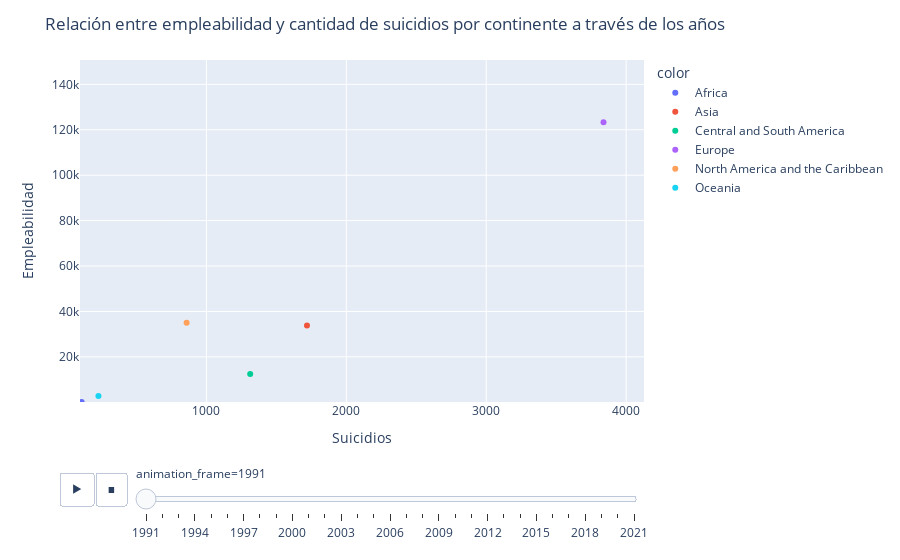

Notebook code cell kept with this figure:
### Code cell
fig = px.scatter(x=df_continent['EmploymentPopulationRatio'], y=df_continent['SuicideCount'], animation_frame=df_continent['Year'], animation_group=df_continent['RegionName'], hover_name=df_continent['RegionName'], color=df_continent['RegionName'], range_x=[min(df_continent['EmploymentPopulationRatio']), max(df_continent['EmploymentPopulationRatio'])], range_y=[min(df_continent['SuicideCount']), max(df_continent['SuicideCount'])])
fig.update_layout(title='Relación entre empleabilidad y cantidad de suicidios por continente a través de los años')
fig.update_xaxes(title_text='Suicidios')
fig.update_yaxes(title_text='Empleabilidad')
fig.show()

### Figure 1 — Plotly figure (JSON) as saved in the notebook; plotly's stock layout.template omitted (floating-point values rounded to 4 significant figures)
{"data": [{"hovertemplate": "<b>%{hovertext}</b><br><br>color=Africa<br>animation_frame=1991<br>x=%{x}<br>y=%{y}<extra></extra>", "hovertext": ["Africa"], "ids": ["Africa"], "legendgroup": "Africa", "marker": {"color": "#636efa", "symbol": "circle"}, "mode": "markers", "name": "Africa", "orientation": "v", "showlegend": true, "type": "scatter", "x": [108.0], "xaxis": "x", "y": [137], "yaxis": "y"}, {"hovertemplate": "<b>%{hovertext}</b><br><br>color=Asia<br>animation_frame=1991<br>x=%{x}<br>y=%{y}<extra></extra>", "hovertext": ["Asia"], "ids": ["Asia"], "legendgroup": "Asia", "marker": {"color": "#EF553B", "symbol": "circle"}, "mode": "markers", "name": "Asia", "orientation": "v", "showlegend": true, "type": "scatter", "x": [1719.0], "xaxis": "x", "y": [33855], "yaxis": "y"}, {"hovertemplate": "<b>%{hovertext}</b><br><br>color=Central and South America<br>animation_frame=1991<br>x=%{x}<br>y=%{y}<extra></extra>", "hovertext": ["Central and South America"], "ids": ["Central and South America"], "legendgroup": "Central and South America", "marker": {"color": "#00cc96", "symbol": "circle"}, "mode": "markers", "name": "Central and South America", "orientation": "v", "showlegend": true, "type": "scatter", "x": [1313.0], "xaxis": "x", "y": [12484], "yaxis": "y"}, {"hovertemplate": "<b>%{hovertext}</b><br><br>color=Europe<br>animation_frame=1991<br>x=%{x}<br>y=%{y}<extra></extra>", "hovertext": ["Europe"], "ids": ["Europe"], "legendgroup": "Europe", "marker": {"color": "#ab63fa", "symbol": "circle"}, "mode": "markers", "name": "Europe", "orientation": "v", "showlegend": true, "type": "scatter", "x": [3838.0], "xaxis": "x", "y": [123292], "yaxis": "y"}, {"hovertemplate": "<b>%{hovertext}</b><br><br>color=North America and the Caribbean<br>animation_frame=1991<br>x=%{x}<br>y=%{y}<extra></extra>", "hovertext": ["North America and the Caribbean"], "ids": ["North America and the Caribbean"], "legendgroup": "North America and the Caribbean", "marker": {"color": "#FFA15A", "symbol": "circle"}, "mode": "markers", "name": "North America and the Caribbean", "orientation": "v", "showlegend": true, "type": "scatter", "x": [858.5], "xaxis": "x", "y": [35054], "yaxis": "y"}, {"hovertemplate": "<b>%{hovertext}</b><br><br>color=Oceania<br>animation_frame=1991<br>x=%{x}<br>y=%{y}<extra></extra>", "hovertext": ["Oceania"], "ids": ["Oceania"], "legendgroup": "Oceania", "marker": {"color": "#19d3f3", "symbol": "circle"}, "mode": "markers", "name": "Oceania", "orientation": "v", "showlegend": true, "type": "scatter", "x": [228.3], "xaxis": "x", "y": [2762], "yaxis": "y"}], "layout": {"legend": {"title": {"text": "color"}, "tracegroupgap": 0}, "margin": {"t": 60}, "sliders": [{"active": 0, "currentvalue": {"prefix": "animation_frame="}, "len": 0.9, "pad": {"b": 10, "t": 60}, "steps": [{"args": [["1991"], {"frame": {"duration": 0, "redraw": false}, "fromcurrent": true, "mode": "immediate", "transition": {"duration": 0, "easing": "linear"}}], "label": "1991", "method": "animate"}, {"args": [["1992"], {"frame": {"duration": 0, "redraw": false}, "fromcurrent": true, "mode": "immediate", "transition": {"duration": 0, "easing": "linear"}}], "label": "1992", "method": "animate"}, {"args": [["1993"], {"frame": {"duration": 0, "redraw": false}, "fromcurrent": true, "mode": "immediate", "transition": {"duration": 0, "easing": "linear"}}], "label": "1993", "method": "animate"}, {"args": [["1994"], {"frame": {"duration": 0, "redraw": false}, "fromcurrent": true, "mode": "immediate", "transition": {"duration": 0, "easing": "linear"}}], "label": "1994", "method": "animate"}, {"args": [["1995"], {"frame": {"duration": 0, "redraw": false}, "fromcurrent": true, "mode": "immediate", "transition": {"duration": 0, "easing": "linear"}}], "label": "1995", "method": "animate"}, {"args": [["1996"], {"frame": {"duration": 0, "redraw": false}, "fromcurrent": true, "mode": "immediate", "transition": {"duration": 0, "easing": "linear"}}], "label": "1996", "method": "animate"}, {"args": [["1997"], {"frame": {"duration": 0, "redraw": false}, "fromcurrent": true, "mode": "immediate", "transition": {"duration": 0, "easing": "linear"}}], "label": "1997", "method": "animate"}, {"args": [["1998"], {"frame": {"duration": 0, "redraw": false}, "fromcurrent": true, "mode": "immediate", "transition": {"duration": 0, "easing": "linear"}}], "label": "1998", "method": "animate"}, {"args": [["1999"], {"frame": {"duration": 0, "redraw": false}, "fromcurrent": true, "mode": "immediate", "transition": {"duration": 0, "easing": "linear"}}], "label": "1999", "method": "animate"}, {"args": [["2000"], {"frame": {"duration": 0, "redraw": false}, "fromcurrent": true, "mode": "immediate", "transition": {"duration": 0, "easing": "linear"}}], "label": "2000", "method": "animate"}, {"args": [["2001"], {"frame": {"duration": 0, "redraw": false}, "fromcurrent": true, "mode": "immediate", "transition": {"duration": 0, "easing": "linear"}}], "label": "2001", "method": "animate"}, {"args": [["2002"], {"frame": {"duration": 0, "redraw": false}, "fromcurrent": true, "mode": "immediate", "transition": {"duration": 0, "easing": "linear"}}], "label": "2002", "method": "animate"}, {"args": [["2003"], {"frame": {"duration": 0, "redraw": false}, "fromcurrent": true, "mode": "immediate", "transition": {"duration": 0, "easing": "linear"}}], "label": "2003", "method": "animate"}, {"args": [["2004"], {"frame": {"duration": 0, "redraw": false}, "fromcurrent": true, "mode": "immediate", "transition": {"duration": 0, "easing": "linear"}}], "label": "2004", "method": "animate"}, {"args": [["2005"], {"frame": {"duration": 0, "redraw": false}, "fromcurrent": true, "mode": "immediate", "transition": {"duration": 0, "easing": "linear"}}], "label": "2005", "method": "animate"}, {"args": [["2006"], {"frame": {"duration": 0, "redraw": false}, "fromcurrent": true, "mode": "immediate", "transition": {"duration": 0, "easing": "linear"}}], "label": "2006", "method": "animate"}, {"args": [["2007"], {"frame": {"duration": 0, "redraw": false}, "fromcurrent": true, "mode": "immediate", "transition": {"duration": 0, "easing": "linear"}}], "label": "2007", "method": "animate"}, {"args": [["2008"], {"frame": {"duration": 0, "redraw": false}, "fromcurrent": true, "mode": "immediate", "transition": {"duration": 0, "easing": "linear"}}], "label": "2008", "method": "animate"}, {"args": [["2009"], {"frame": {"duration": 0, "redraw": false}, "fromcurrent": true, "mode": "immediate", "transition": {"duration": 0, "easing": "linear"}}], "label": "2009", "method": "animate"}, {"args": [["2010"], {"frame": {"duration": 0, "redraw": false}, "fromcurrent": true, "mode": "immediate", "transition": {"duration": 0, "easing": "linear"}}], "label": "2010", "method": "animate"}, {"args": [["2011"], {"frame": {"duration": 0, "redraw": false}, "fromcurrent": true, "mode": "immediate", "transition": {"duration": 0, "easing": "linear"}}], "label": "2011", "method": "animate"}, {"args": [["2012"], {"frame": {"duration": 0, "redraw": false}, "fromcurrent": true, "mode": "immediate", "transition": {"duration": 0, "easing": "linear"}}], "label": "2012", "method": "animate"}, {"args": [["2013"], {"frame": {"duration": 0, "redraw": false}, "fromcurrent": true, "mode": "immediate", "transition": {"duration": 0, "easing": "linear"}}], "label": "2013", "method": "animate"}, {"args": [["2014"], {"frame": {"duration": 0, "redraw": false}, "fromcurrent": true, "mode": "immediate", "transition": {"duration": 0, "easing": "linear"}}], "label": "2014", "method": "animate"}, {"args": [["2015"], {"frame": {"duration": 0, "redraw": false}, "fromcurrent": true, "mode": "immediate", "transition": {"duration": 0, "easing": "linear"}}], "label": "2015", "method": "animate"}, {"args": [["2016"], {"frame": {"duration": 0, "redraw": false}, "fromcurrent": true, "mode": "immediate", "transition": {"duration": 0, "easing": "linear"}}], "label": "2016", "method": "animate"}, {"args": [["2017"], {"frame": {"duration": 0, "redraw": false}, "fromcurrent": true, "mode": "immediate", "transition": {"duration": 0, "easing": "linear"}}], "label": "2017", "method": "animate"}, {"args": [["2018"], {"frame": {"duration": 0, "redraw": false}, "fromcurrent": true, "mode": "immediate", "transition": {"duration": 0, "easing": "linear"}}], "label": "2018", "method": "animate"}, {"args": [["2019"], {"frame": {"duration": 0, "redraw": false}, "fromcurrent": true, "mode": "immediate", "transition": {"duration": 0, "easing": "linear"}}], "label": "2019", "method": "animate"}, {"args": [["2020"], {"frame": {"duration": 0, "redraw": false}, "fromcurrent": true, "mode": "immediate", "transition": {"duration": 0, "easing": "linear"}}], "label": "2020", "method": "animate"}, {"args": [["2021"], {"frame": {"duration": 0, "redraw": false}, "fromcurrent": true, "mode": "immediate", "transition": {"duration": 0, "easing": "linear"}}], "label": "2021", "method": "animate"}], "x": 0.1, "xanchor": "left", "y": 0, "yanchor": "top"}], "title": {"text": "Relación entre empleabilidad y cantidad de suicidios por continente a través de los años"}, "updatemenus": [{"buttons": [{"args": [null, {"frame": {"duration": 500, "redraw": false}, "fromcurrent": true, "mode": "immediate", "transition": {"duration": 500, "easing": "linear"}}], "label": "&#9654;", "method": "animate"}, {"args": [[null], {"frame": {"duration": 0, "redraw": false}, "fromcurrent": true, "mode": "immediate", "transition": {"duration": 0, "easing": "linear"}}], "label": "&#9724;", "method": "animate"}], "direction": "left", "pad": {"r": 10, "t": 70}, "showactive": false, "type": "buttons", "x": 0.1, "xanchor": "right", "y": 0, "yanchor": "top"}], "xaxis": {"anchor": "y", "domain": [0, 1], "range": [96.46, 4128.0], "title": {"text": "Suicidios"}}, "yaxis": {"anchor": "x", "domain": [0, 1], "range": [129, 150725], "title": {"text": "Empleabilidad"}}}}
